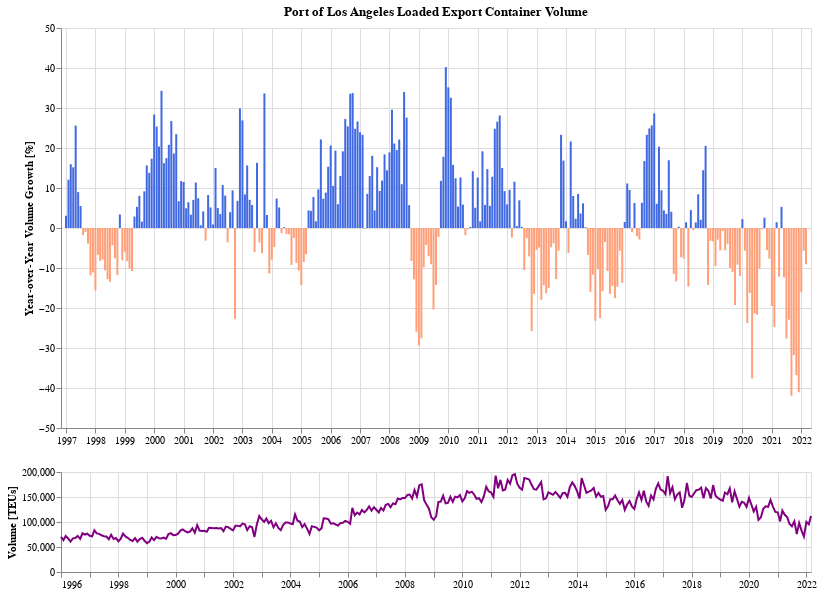

Source (notebook cell):
### Code cell
doYoyChart(df_la, location='Los Angeles', metric='Loaded Export')

### Figure 1 — Vega-Lite specification as saved in the notebook (floating-point values rounded to 4 significant figures; data arrays with more than 128 entries replaced by an {"elided": "..."} marker saying what was removed)
{"config": {"view": {"continuousWidth": 400, "continuousHeight": 300}}, "vconcat": [{"mark": {"type": "bar", "color": "blue", "width": 2}, "encoding": {"color": {"condition": {"value": "lightsalmon", "test": "datum['yoy'] < 0"}, "value": "royalblue"}, "tooltip": [{"type": "temporal", "field": "dt", "format": "%b %Y"}, {"type": "quantitative", "field": "nolarge", "format": ",.02f"}], "x": {"type": "temporal", "axis": {"title": ""}, "field": "dt", "impute": {"value": null}, "scale": {"domain": {"selection": "selector002"}}}, "y": {"type": "quantitative", "axis": {"title": "Year-over-Year Volume Growth [%]"}, "field": "yoy", "impute": {"keyvals": [400, 1000], "method": "value"}}}, "height": 400, "title": "Port of Los Angeles Loaded Export Container Volume", "transform": [{"window": [{"op": "lag", "field": "Loaded Export", "param": 12, "as": "previous"}], "sort": [{"field": "dt"}]}, {"calculate": "((datum['Loaded Export'] - datum.previous) / datum.previous) * 100", "as": "yoy"}], "width": 750}, {"mark": {"type": "line", "color": "purple"}, "encoding": {"tooltip": [{"type": "temporal", "field": "dt", "format": "%b %Y"}, {"type": "quantitative", "field": "nolarge", "format": ",.02f"}], "x": {"type": "temporal", "axis": {"title": ""}, "field": "dt", "impute": {"value": null}}, "y": {"type": "quantitative", "axis": {"title": "Volume [TEUs]"}, "field": "Loaded Export"}}, "height": 100, "selection": {"selector002": {"type": "interval", "encodings": ["x"]}}, "width": 750}], "background": "white", "data": {"name": "data-633dbe6ce042e25730e8942a54692b14"}, "$schema": "https://vega.github.io/schema/vega-lite/v4.8.1.json", "datasets": {"data-633dbe6ce042e25730e8942a54692b14": {"elided": "315 records"}}}
